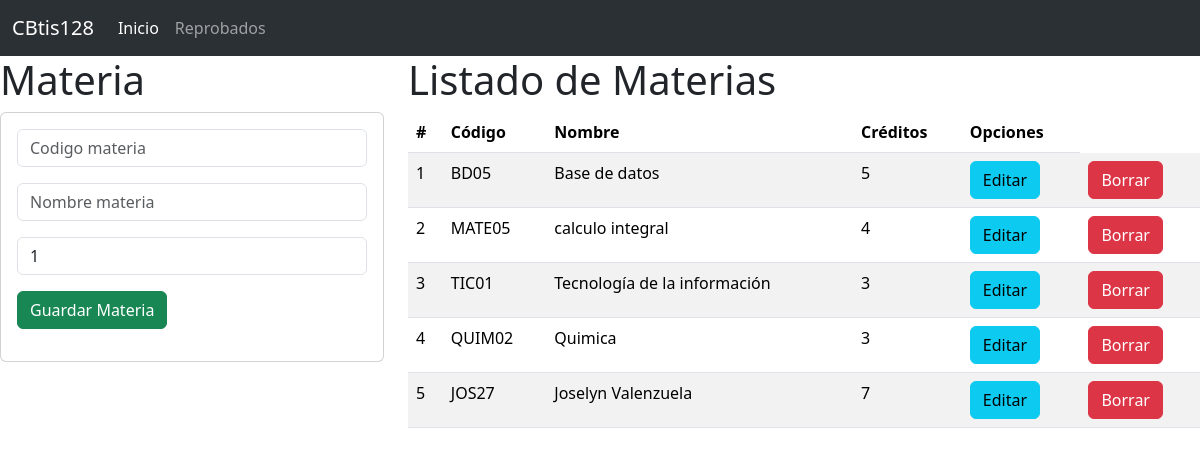
The page / on the database its author committed.
### materia_app/models.py (models this page shows, shortened)
class Materia(models.Model):
    codigo=models.CharField(primary_key=True,max_length=6)
    nombre=models.CharField(max_length=100)
    creditos=models.PositiveSmallIntegerField()

### materia_app/views.py (the view)
# urls.py: path("",views.inicio_vista,name="inicio_vista"),
def inicio_vista(request):
    lasmaterias=Materia.objects.all
    return render(request,"gestionarMateria.html",{"MisMaterias":lasmaterias})

### materia_app/templates/gestionarMateria.html
{% extends "base.html" %}
{% block cuerpo %}
<div class="row">
    <div class="col-sm-12 col-md-4 col-lg-4 col-xl-4">
        <h1>Materia</h1>
        <div class="card">
            <div class="card-body">
                <form action="registrarMateria/" method="post"> {% csrf_token %}
                    <div class="form-group">
                        <input type="text" id="txtcodigo" name="txtcodigo" class="form-control"
                        placeholder="Codigo materia" minlength="1" maxlength="6" required>
                    </div>
                    <div class="form-group py-3">
                        <input type="text" id="txtmateria" name="txtmateria" class="form-control"
                        placeholder="Nombre materia" maxlength="100" required>
                    </div>
                    <div class="form-group py-1.5">
                        <input type="number" id="numcreditos" name="numcreditos" class="form-control"
                        min="1" max="9" value="1" required>
                    </div>
                    <div class="form-group py-3">
                        <button type="submit" class="btn btn-success">Guardar Materia</button>
                    </div>
                </form>
            </div>
        </div>
    </div>
    <div class="col-sm-12 col-md-8 col-lg-8 col-xl-8">
        <h1>Listado de Materias</h1>
        <table class="table table-striped">
            <thead>
                <tr>
                    <th scope="col">#</th>
                    <th scope="col">Código</th>
                    <th scope="col">Nombre</th>
                    <th scope="col">Créditos</th>
                    <th scope="col">Opciones</th>
                </tr>
            </thead>
            <tbody>
                {% for m in MisMaterias %}
                <tr>
                    <td>{{ forloop.counter }}</td>
                    <td>{{ m.codigo }}</td>
                    <td>{{ m.nombre }}</td>
                    <td>{{ m.creditos }}</td>
                    <td><a href="seleccionarMateria/{{m.codigo}}" class="btn btn-info">Editar</a></td>
                    <td><a href="borrarMateria/{{m.codigo}}" class="btn btn-danger">Borrar</a></td>
                </tr>
                {% endfor %}
            </tbody>
        </table>
    </div>
</div>
{% endblock %}

### materia_app/templates/base.html (shortened to what this page needs)
<!doctype html>
<html lang="en">
  <head>
    <link href="https://cdn.jsdelivr.net/npm/bootstrap@5.3.3/dist/css/bootstrap.min.css" rel="stylesheet">
  </head>
  <body>
<nav class="navbar navbar-expand-lg bg-body-tertiary"data-bs-theme="dark">
    <div class="container-fluid">
        <a class="navbar-brand" href="#">CBtis128</a>
        <div class="collapse navbar-collapse" id="navbarNav">
        <ul class="navbar-nav">
            <li class="nav-item">
            <a class="nav-link active" aria-current="page" href="#">Inicio</a>
            </li>
            <li class="nav-item">
            <a class="nav-link" href="#">Reprobados</a>
            </li>
        </ul>
        </div>
    </div>
    </nav>
    {% block cuerpo %}
    {% endblock %}
  </body>
</html>

### rows shown on the page
Materia: codigo "BD05", nombre "Base de datos", creditos "5"
Materia: codigo "MATE05", nombre "calculo integral", creditos "4"
Materia: codigo "TIC01", nombre "Tecnología de la información", creditos "3"
Materia: codigo "QUIM02", nombre "Quimica", creditos "3"
Materia: codigo "JOS27", nombre "Joselyn Valenzuela", creditos "7"
